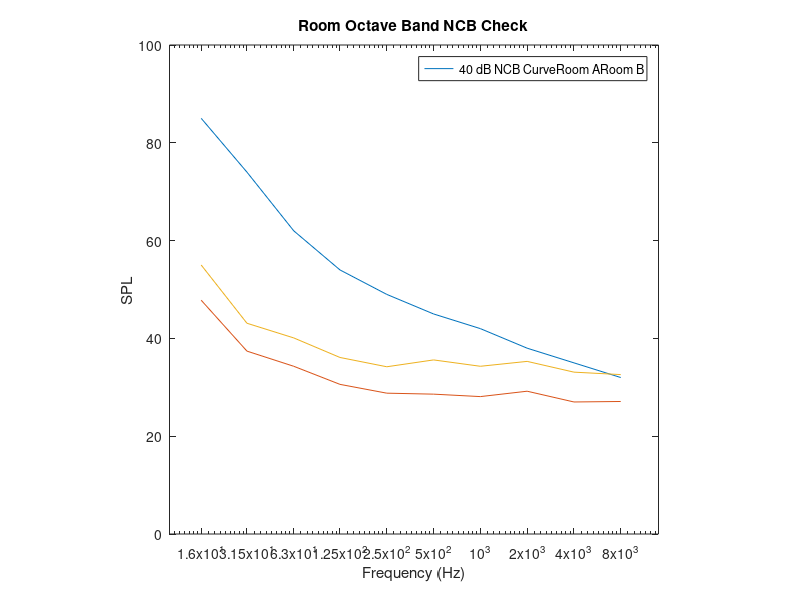

Reproduce this figure in MATLAB.
close all;

cent_freq = [16, 31.5, 63, 125, 250, 500, 1000, 2000, 4000, 8000];
dB40 = [85, 74, 62, 54, 49, 45, 42, 38 ,35, 32];
room_a = [50.1, 39.7, 36.6, 32.9, 31.1, 30.9, 30.4, 31.5, 29.3, 29.4] - 2.3; 
room_b = [57.3, 45.4, 42.4, 38.4, 36.5, 37.9, 36.6, 37.6, 35.4, 34.9] - 2.3;

SIL_a = mean([30.5, 31.6, 29.4]);
SIL_b = mean([31.1, 31, 31.6, 29.7]);

figure;
semilogx(cent_freq, dB40); axis square;
hold on;
semilogx(cent_freq, room_a);
semilogx(cent_freq, room_b);

xlim([10, 14e3]);
ylim([0, 100]);

xticks(cent_freq);

title("Room Octave Band NCB Check");
ylabel("SPL");
xlabel("Frequency (Hz)");

legend(["40 dB NCB Curve", "Room A", "Room B"]);